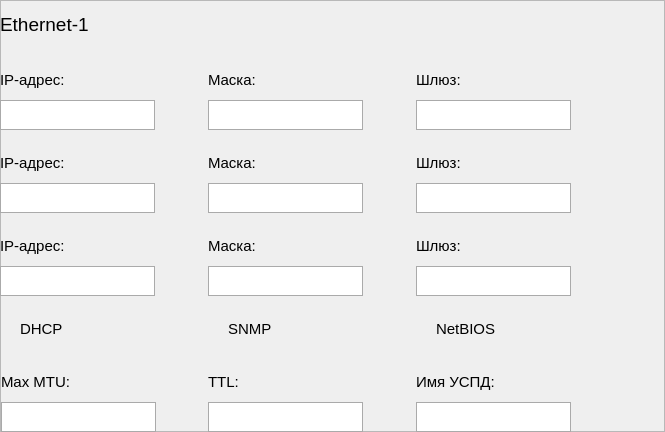
       <widget class="QFrame" name="frame_13">
        <property name="geometry">
         <rect>
          <x>35</x>
          <y>0</y>
          <width>665</width>
          <height>432</height>
         </rect>
        </property>
        <property name="frameShape">
         <enum>QFrame::StyledPanel</enum>
        </property>
        <property name="frameShadow">
         <enum>QFrame::Raised</enum>
        </property>
        <widget class="QFrame" name="frame_14">
         <property name="geometry">
          <rect>
           <x>0</x>
           <y>60</y>
           <width>155</width>
           <height>70</height>
          </rect>
         </property>
         <property name="styleSheet">
          <string notr="true">QFrame { border: none; }</string>
         </property>
         <property name="frameShape">
          <enum>QFrame::StyledPanel</enum>
         </property>
         <property name="frameShadow">
          <enum>QFrame::Raised</enum>
         </property>
         <widget class="QLabel" name="label_13">
          <property name="geometry">
           <rect>
            <x>0</x>
            <y>0</y>
            <width>155</width>
            <height>40</height>
           </rect>
          </property>
          <property name="font">
           <font>
            <pointsize>11</pointsize>
           </font>
          </property>
          <property name="text">
           <string>IP-адрес:</string>
          </property>
         </widget>
         <widget class="QLineEdit" name="lineEdit">
          <property name="geometry">
           <rect>
            <x>0</x>
            <y>40</y>
            <width>155</width>
            <height>30</height>
           </rect>
          </property>
          <property name="font">
           <font>
            <pointsize>11</pointsize>
           </font>
          </property>
          <property name="styleSheet">
           <string notr="true">QLineEdit { border: 1px solid #aaaaaa; }</string>
          </property>
         </widget>
        </widget>
        <widget class="QFrame" name="frame_26">
         <property name="geometry">
          <rect>
           <x>208</x>
           <y>362</y>
           <width>155</width>
           <height>70</height>
          </rect>
         </property>
         <property name="styleSheet">
          <string notr="true">QFrame { border: none; }</string>
         </property>
         <property name="frameShape">
          <enum>QFrame::StyledPanel</enum>
         </property>
         <property name="frameShadow">
          <enum>QFrame::Raised</enum>
         </property>
         <widget class="QLabel" name="label_22">
          <property name="geometry">
           <rect>
            <x>0</x>
            <y>0</y>
            <width>155</width>
            <height>40</height>
           </rect>
          </property>
          <property name="font">
           <font>
            <pointsize>11</pointsize>
           </font>
          </property>
          <property name="text">
           <string>TTL:</string>
          </property>
         </widget>
         <widget class="QLineEdit" name="lineEdit_10">
          <property name="geometry">
           <rect>
            <x>0</x>
            <y>40</y>
            <width>155</width>
            <height>30</height>
           </rect>
          </property>
          <property name="font">
           <font>
            <pointsize>11</pointsize>
           </font>
          </property>
          <property name="styleSheet">
           <string notr="true">QLineEdit { border: 1px solid #aaaaaa; }</string>
          </property>
         </widget>
        </widget>
        <widget class="QFrame" name="frame_20">
         <property name="geometry">
          <rect>
           <x>0</x>
           <y>226</y>
           <width>155</width>
           <height>70</height>
          </rect>
         </property>
         <property name="styleSheet">
          <string notr="true">QFrame { border: none; }</string>
         </property>
         <property name="frameShape">
          <enum>QFrame::StyledPanel</enum>
         </property>
         <property name="frameShadow">
          <enum>QFrame::Raised</enum>
         </property>
         <widget class="QLabel" name="label_19">
          <property name="geometry">
           <rect>
            <x>0</x>
            <y>0</y>
            <width>155</width>
            <height>40</height>
           </rect>
          </property>
          <property name="font">
           <font>
            <pointsize>11</pointsize>
           </font>
          </property>
          <property name="text">
           <string>IP-адрес:</string>
          </property>
         </widget>
         <widget class="QLineEdit" name="lineEdit_7">
          <property name="geometry">
           <rect>
            <x>0</x>
            <y>40</y>
            <width>155</width>
            <height>30</height>
           </rect>
          </property>
          <property name="font">
           <font>
            <pointsize>11</pointsize>
           </font>
          </property>
          <property name="styleSheet">
           <string notr="true">QLineEdit { border: 1px solid #aaaaaa; }</string>
          </property>
         </widget>
        </widget>
        <widget class="QFrame" name="frame_17">
         <property name="geometry">
          <rect>
           <x>0</x>
           <y>143</y>
           <width>155</width>
           <height>70</height>
          </rect>
         </property>
         <property name="styleSheet">
          <string notr="true">QFrame { border: none; }</string>
         </property>
         <property name="frameShape">
          <enum>QFrame::StyledPanel</enum>
         </property>
         <property name="frameShadow">
          <enum>QFrame::Raised</enum>
         </property>
         <widget class="QLabel" name="label_16">
          <property name="geometry">
           <rect>
            <x>0</x>
            <y>0</y>
            <width>155</width>
            <height>40</height>
           </rect>
          </property>
          <property name="font">
           <font>
            <pointsize>11</pointsize>
           </font>
          </property>
          <property name="text">
           <string>IP-адрес:</string>
          </property>
         </widget>
         <widget class="QLineEdit" name="lineEdit_4">
          <property name="geometry">
           <rect>
            <x>0</x>
            <y>40</y>
            <width>155</width>
            <height>30</height>
           </rect>
          </property>
          <property name="font">
           <font>
            <pointsize>11</pointsize>
           </font>
          </property>
          <property name="styleSheet">
           <string notr="true">QLineEdit { border: 1px solid #aaaaaa; }</string>
          </property>
         </widget>
        </widget>
        <widget class="QFrame" name="frame_25">
         <property name="geometry">
          <rect>
           <x>416</x>
           <y>309</y>
           <width>155</width>
           <height>40</height>
          </rect>
         </property>
         <property name="styleSheet">
          <string notr="true">QFrame { border: none; }</string>
         </property>
         <property name="frameShape">
          <enum>QFrame::StyledPanel</enum>
         </property>
         <property name="frameShadow">
          <enum>QFrame::Raised</enum>
         </property>
         <widget class="QCheckBox" name="checkBox_3">
          <property name="geometry">
           <rect>
            <x>0</x>
            <y>0</y>
            <width>90</width>
            <height>40</height>
           </rect>
          </property>
          <property name="font">
           <font>
            <pointsize>11</pointsize>
           </font>
          </property>
          <property name="styleSheet">
           <string notr="true">QCheckBox { border: none; background-color: transparent; }</string>
          </property>
          <property name="text">
           <string>NetBIOS</string>
          </property>
         </widget>
        </widget>
        <widget class="QFrame" name="frame_24">
         <property name="geometry">
          <rect>
           <x>208</x>
           <y>309</y>
           <width>155</width>
           <height>40</height>
          </rect>
         </property>
         <property name="styleSheet">
          <string notr="true">QFrame { border: none; }</string>
         </property>
         <property name="frameShape">
          <enum>QFrame::StyledPanel</enum>
         </property>
         <property name="frameShadow">
          <enum>QFrame::Raised</enum>
         </property>
         <widget class="QCheckBox" name="checkBox_2">
          <property name="geometry">
           <rect>
            <x>0</x>
            <y>0</y>
            <width>90</width>
            <height>40</height>
           </rect>
          </property>
          <property name="font">
           <font>
            <pointsize>11</pointsize>
           </font>
          </property>
          <property name="styleSheet">
           <string notr="true">QCheckBox { border: none; background-color: transparent; }</string>
          </property>
          <property name="text">
           <string>SNMP</string>
          </property>
         </widget>
        </widget>
        <widget class="QFrame" name="frame_23">
         <property name="geometry">
          <rect>
           <x>0</x>
           <y>309</y>
           <width>155</width>
           <height>40</height>
          </rect>
         </property>
         <property name="styleSheet">
          <string notr="true">QFrame { border: none; }</string>
         </property>
         <property name="frameShape">
          <enum>QFrame::StyledPanel</enum>
         </property>
         <property name="frameShadow">
          <enum>QFrame::Raised</enum>
         </property>
         <widget class="QCheckBox" name="checkBox">
          <property name="geometry">
           <rect>
            <x>0</x>
            <y>0</y>
            <width>90</width>
            <height>40</height>
           </rect>
          </property>
          <property name="font">
           <font>
            <pointsize>11</pointsize>
           </font>
          </property>
          <property name="styleSheet">
           <string notr="true">QCheckBox { border: none; background-color: transparent; }</string>
          </property>
          <property name="text">
           <string>DHCP</string>
          </property>
         </widget>
        </widget>
        <widget class="QFrame" name="frame_21">
         <property name="geometry">
          <rect>
           <x>416</x>
           <y>226</y>
           <width>155</width>
           <height>70</height>
          </rect>
         </property>
         <property name="styleSheet">
          <string notr="true">QFrame { border: none; }</string>
         </property>
         <property name="frameShape">
          <enum>QFrame::StyledPanel</enum>
         </property>
         <property name="frameShadow">
          <enum>QFrame::Raised</enum>
         </property>
         <widget class="QLabel" name="label_20">
          <property name="geometry">
           <rect>
            <x>0</x>
            <y>0</y>
            <width>155</width>
            <height>40</height>
           </rect>
          </property>
          <property name="font">
           <font>
            <pointsize>11</pointsize>
           </font>
          </property>
          <property name="text">
           <string>Шлюз:</string>
          </property>
         </widget>
         <widget class="QLineEdit" name="lineEdit_8">
          <property name="geometry">
           <rect>
            <x>0</x>
            <y>40</y>
            <width>155</width>
            <height>30</height>
           </rect>
          </property>
          <property name="font">
           <font>
            <pointsize>11</pointsize>
           </font>
          </property>
          <property name="styleSheet">
           <string notr="true">QLineEdit { border: 1px solid #aaaaaa; }</string>
          </property>
         </widget>
        </widget>
        <widget class="QFrame" name="frame_16">
         <property name="geometry">
          <rect>
           <x>416</x>
           <y>60</y>
           <width>155</width>
           <height>70</height>
          </rect>
         </property>
         <property name="styleSheet">
          <string notr="true">QFrame { border: none; }</string>
         </property>
         <property name="frameShape">
          <enum>QFrame::StyledPanel</enum>
         </property>
         <property name="frameShadow">
          <enum>QFrame::Raised</enum>
         </property>
         <widget class="QLabel" name="label_15">
          <property name="geometry">
           <rect>
            <x>0</x>
            <y>0</y>
            <width>155</width>
            <height>40</height>
           </rect>
          </property>
          <property name="font">
           <font>
            <pointsize>11</pointsize>
           </font>
          </property>
          <property name="text">
           <string>Шлюз:</string>
          </property>
         </widget>
         <widget class="QLineEdit" name="lineEdit_3">
          <property name="geometry">
           <rect>
            <x>0</x>
            <y>40</y>
            <width>155</width>
            <height>30</height>
           </rect>
          </property>
          <property name="font">
           <font>
            <pointsize>11</pointsize>
           </font>
          </property>
          <property name="styleSheet">
           <string notr="true">QLineEdit { border: 1px solid #aaaaaa; }</string>
          </property>
         </widget>
        </widget>
        <widget class="QFrame" name="frame_27">
         <property name="geometry">
          <rect>
           <x>416</x>
           <y>362</y>
           <width>155</width>
           <height>70</height>
          </rect>
         </property>
         <property name="styleSheet">
          <string notr="true">QFrame { border: none; }</string>
         </property>
         <property name="frameShape">
          <enum>QFrame::StyledPanel</enum>
         </property>
         <property name="frameShadow">
          <enum>QFrame::Raised</enum>
         </property>
         <widget class="QLabel" name="label_23">
          <property name="geometry">
           <rect>
            <x>0</x>
            <y>0</y>
            <width>155</width>
            <height>40</height>
           </rect>
          </property>
          <property name="font">
           <font>
            <pointsize>11</pointsize>
           </font>
          </property>
          <property name="text">
           <string>Имя УСПД:</string>
          </property>
         </widget>
         <widget class="QLineEdit" name="lineEdit_11">
          <property name="geometry">
           <rect>
            <x>0</x>
            <y>40</y>
            <width>155</width>
            <height>30</height>
           </rect>
          </property>
          <property name="font">
           <font>
            <pointsize>11</pointsize>
           </font>
          </property>
          <property name="styleSheet">
           <string notr="true">QLineEdit { border: 1px solid #aaaaaa; }</string>
          </property>
         </widget>
        </widget>
        <widget class="QFrame" name="frame_19">
         <property name="geometry">
          <rect>
           <x>208</x>
           <y>143</y>
           <width>155</width>
           <height>70</height>
          </rect>
         </property>
         <property name="styleSheet">
          <string notr="true">QFrame { border: none; }</string>
         </property>
         <property name="frameShape">
          <enum>QFrame::StyledPanel</enum>
         </property>
         <property name="frameShadow">
          <enum>QFrame::Raised</enum>
         </property>
         <widget class="QLabel" name="label_18">
          <property name="geometry">
           <rect>
            <x>0</x>
            <y>0</y>
            <width>155</width>
            <height>40</height>
           </rect>
          </property>
          <property name="font">
           <font>
            <pointsize>11</pointsize>
           </font>
          </property>
          <property name="text">
           <string>Маска:</string>
          </property>
         </widget>
         <widget class="QLineEdit" name="lineEdit_6">
          <property name="geometry">
           <rect>
            <x>0</x>
            <y>40</y>
            <width>155</width>
            <height>30</height>
           </rect>
          </property>
          <property name="font">
           <font>
            <pointsize>11</pointsize>
           </font>
          </property>
          <property name="styleSheet">
           <string notr="true">QLineEdit { border: 1px solid #aaaaaa; }</string>
          </property>
         </widget>
        </widget>
        <widget class="QFrame" name="frame_22">
         <property name="geometry">
          <rect>
           <x>208</x>
           <y>226</y>
           <width>155</width>
           <height>70</height>
          </rect>
         </property>
         <property name="styleSheet">
          <string notr="true">QFrame { border: none; }</string>
         </property>
         <property name="frameShape">
          <enum>QFrame::StyledPanel</enum>
         </property>
         <property name="frameShadow">
          <enum>QFrame::Raised</enum>
         </property>
         <widget class="QLabel" name="label_21">
          <property name="geometry">
           <rect>
            <x>0</x>
            <y>0</y>
            <width>155</width>
            <height>40</height>
           </rect>
          </property>
          <property name="font">
           <font>
            <pointsize>11</pointsize>
           </font>
          </property>
          <property name="text">
           <string>Маска:</string>
          </property>
         </widget>
         <widget class="QLineEdit" name="lineEdit_9">
          <property name="geometry">
           <rect>
            <x>0</x>
            <y>40</y>
            <width>155</width>
            <height>30</height>
           </rect>
          </property>
          <property name="font">
           <font>
            <pointsize>11</pointsize>
           </font>
          </property>
          <property name="styleSheet">
           <string notr="true">QLineEdit { border: 1px solid #aaaaaa; }</string>
          </property>
         </widget>
        </widget>
        <widget class="QFrame" name="frame_28">
         <property name="geometry">
          <rect>
           <x>1</x>
           <y>362</y>
           <width>155</width>
           <height>70</height>
          </rect>
         </property>
         <property name="styleSheet">
          <string notr="true">QFrame { border: none; }</string>
         </property>
         <property name="frameShape">
          <enum>QFrame::StyledPanel</enum>
         </property>
         <property name="frameShadow">
          <enum>QFrame::Raised</enum>
         </property>
         <widget class="QLabel" name="label_24">
          <property name="geometry">
           <rect>
            <x>0</x>
            <y>0</y>
            <width>155</width>
            <height>40</height>
           </rect>
          </property>
          <property name="font">
           <font>
            <pointsize>11</pointsize>
           </font>
          </property>
          <property name="text">
           <string>Max MTU:</string>
          </property>
         </widget>
         <widget class="QLineEdit" name="lineEdit_12">
          <property name="geometry">
           <rect>
            <x>0</x>
            <y>40</y>
            <width>155</width>
            <height>30</height>
           </rect>
          </property>
          <property name="font">
           <font>
            <pointsize>11</pointsize>
           </font>
          </property>
          <property name="styleSheet">
           <string notr="true">QLineEdit { border: 1px solid #aaaaaa; }</string>
          </property>
         </widget>
        </widget>
        <widget class="QFrame" name="frame_18">
         <property name="geometry">
          <rect>
           <x>416</x>
           <y>143</y>
           <width>155</width>
           <height>70</height>
          </rect>
         </property>
         <property name="styleSheet">
          <string notr="true">QFrame { border: none; }</string>
         </property>
         <property name="frameShape">
          <enum>QFrame::StyledPanel</enum>
         </property>
         <property name="frameShadow">
          <enum>QFrame::Raised</enum>
         </property>
         <widget class="QLabel" name="label_17">
          <property name="geometry">
           <rect>
            <x>0</x>
            <y>0</y>
            <width>155</width>
            <height>40</height>
           </rect>
          </property>
          <property name="font">
           <font>
            <pointsize>11</pointsize>
           </font>
          </property>
          <property name="text">
           <string>Шлюз:</string>
          </property>
         </widget>
         <widget class="QLineEdit" name="lineEdit_5">
          <property name="geometry">
           <rect>
            <x>0</x>
            <y>40</y>
            <width>155</width>
            <height>30</height>
           </rect>
          </property>
          <property name="font">
           <font>
            <pointsize>11</pointsize>
           </font>
          </property>
          <property name="styleSheet">
           <string notr="true">QLineEdit { border: 1px solid #aaaaaa; }</string>
          </property>
         </widget>
        </widget>
        <widget class="QLabel" name="label_12">
         <property name="geometry">
          <rect>
           <x>0</x>
           <y>0</y>
           <width>155</width>
           <height>49</height>
          </rect>
         </property>
         <property name="font">
          <font>
           <pointsize>14</pointsize>
          </font>
         </property>
         <property name="styleSheet">
          <string notr="true">QLabel { border: none; }</string>
         </property>
         <property name="text">
          <string>Ethernet-1</string>
         </property>
        </widget>
        <widget class="QFrame" name="frame_15">
         <property name="geometry">
          <rect>
           <x>208</x>
           <y>60</y>
           <width>155</width>
           <height>70</height>
          </rect>
         </property>
         <property name="styleSheet">
          <string notr="true">QFrame { border: none; }</string>
         </property>
         <property name="frameShape">
          <enum>QFrame::StyledPanel</enum>
         </property>
         <property name="frameShadow">
          <enum>QFrame::Raised</enum>
         </property>
         <widget class="QLabel" name="label_14">
          <property name="geometry">
           <rect>
            <x>0</x>
            <y>0</y>
            <width>155</width>
            <height>40</height>
           </rect>
          </property>
          <property name="font">
           <font>
            <pointsize>11</pointsize>
           </font>
          </property>
          <property name="text">
           <string>Маска:</string>
          </property>
         </widget>
         <widget class="QLineEdit" name="lineEdit_2">
          <property name="geometry">
           <rect>
            <x>0</x>
            <y>40</y>
            <width>155</width>
            <height>30</height>
           </rect>
          </property>
          <property name="font">
           <font>
            <pointsize>11</pointsize>
           </font>
          </property>
          <property name="styleSheet">
           <string notr="true">QLineEdit { border: 1px solid #aaaaaa; }</string>
          </property>
         </widget>
        </widget>
       </widget>
